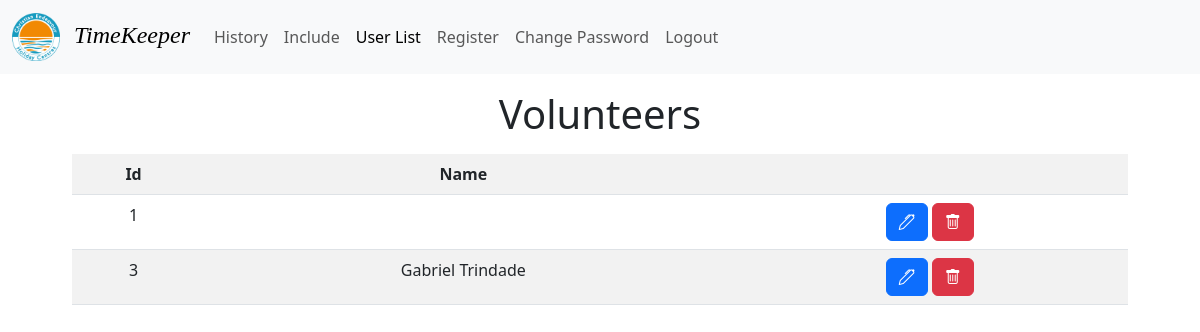
Page /users (signed in) on the committed database.
### auths/models.py (models this page shows)
class CustomUser(AbstractUser):
    is_password_reset = models.BooleanField(default=False)

### backend/views.py (the view)
# urls.py: path("users", views.user_list, name="userList"),
def user_list(request):
    current_week = f"?month=false&year={datetime.now().year}&number={datetime.now().strftime('%V')}"
    if not request.user.is_authenticated:
        messages.success(request, "You must login to access this page")
        return redirect("/auths")
    elif not request.user.is_password_reset:
        messages.success(
            request, "You must reset your password before accessing the application")
        return redirect("/auths/password")
    if not request.user.is_staff:
        messages.success(request, "You can't access this page")
        return redirect(f"/history{current_week}")
    users = CustomUser.objects.all
    context = {"users": users}
    return render(request, "backend/userList.html", context)

### backend/templates/backend/userList.html (shortened to what this page needs)
{% extends 'backend/base.html' %} {% block content%} {% load static %}
<div class="my-2 text-center">
  <h2 class="mb-3 fs-1">Volunteers</h2>
  <table class="table table-striped">
    <tr>
      <th>Id</th>
      <th>Name</th>
      <th></th>
    </tr>
    {% for user in users %}
    <tr>
      <td>{{ user.id }}</td>
      <td>{{ user.first_name }} {{ user.last_name }}</td>
      <td>
        <a
          class="editIcon btn btn-primary"
          href="{% url 'backend:user' user.id %}?month=false&year={% now 'Y' %}&number={% now 'W' %}"
        >
          <i class="bi bi-pen"></i>
        </a>
        <button
          type="button"
          class="btn btn-danger"
          data-bs-toggle="modal"
          data-bs-target="#confirmModal"
          data-toggle="modal"
          data-target="#confirmModal"
          onclick="showConfirmModal('user', '{{ user.first_name }} {{ user.last_name }}', {{ user.id }})"
        >
          <i class="bi bi-trash"></i>
        </button>
      </td>
    </tr>
    {% endfor %}
  </table>
</div>
{% endblock %}

### rows in the picture
CustomUser: id "1"
CustomUser: id "3", first_name "Gabriel", last_name "Trindade"
